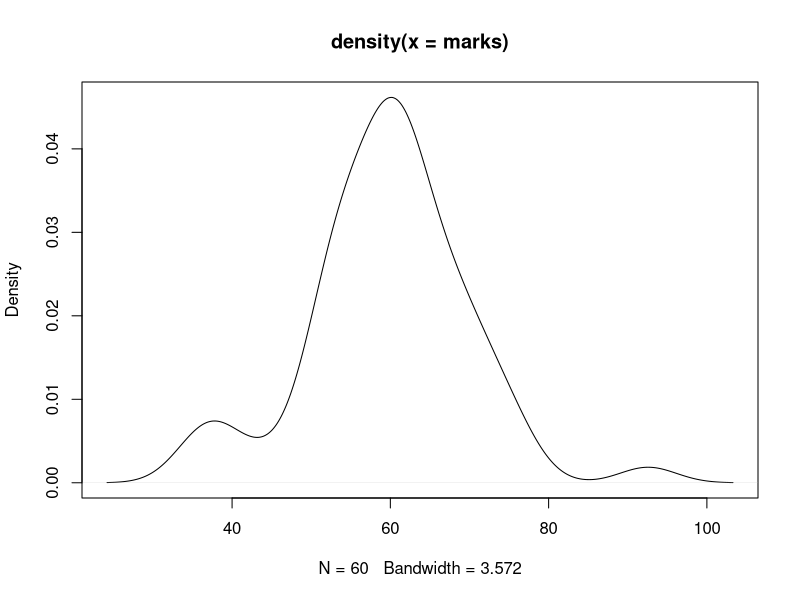

Here is the R script that generated this plot: (Note: this script raises an error after producing the figure.)
#Data Strucure - Vectors-used to store a row or column#
# c in the above line is used to concatenate data, single or double quote will treat it as sting. This is vector with 5 #values
#to run the code, put the cursor on the line which you want to run or select the code that needs to be run
#to create a seeries of numbers from 1 to n , type 1:n
# round brackets are used to assign and print it at the same time

x = c(1,5,7,8,4) 
x2 <- c(1,2,3,4,5)

x
x2

x4= c('M','F','M','F','M')
x4
(x5 = 1:100)
(x6 = seq(1,100,by=3))
?seq
#a question mark before a cmd will open the help doc for that function
seq(0, 1, length.out = 11)
#lenghtout divides the range 0 to 1 in 11 parts

marks = rnorm(60, mean=60, sd=10)
marks
plot(density(marks))
matrix(marks,ncol = 6)

print(median(x2))

?class
class(v1)
class(v2)
v2=c('a')
v1= c('a','b','c')
v1[v1 %in% v2]


